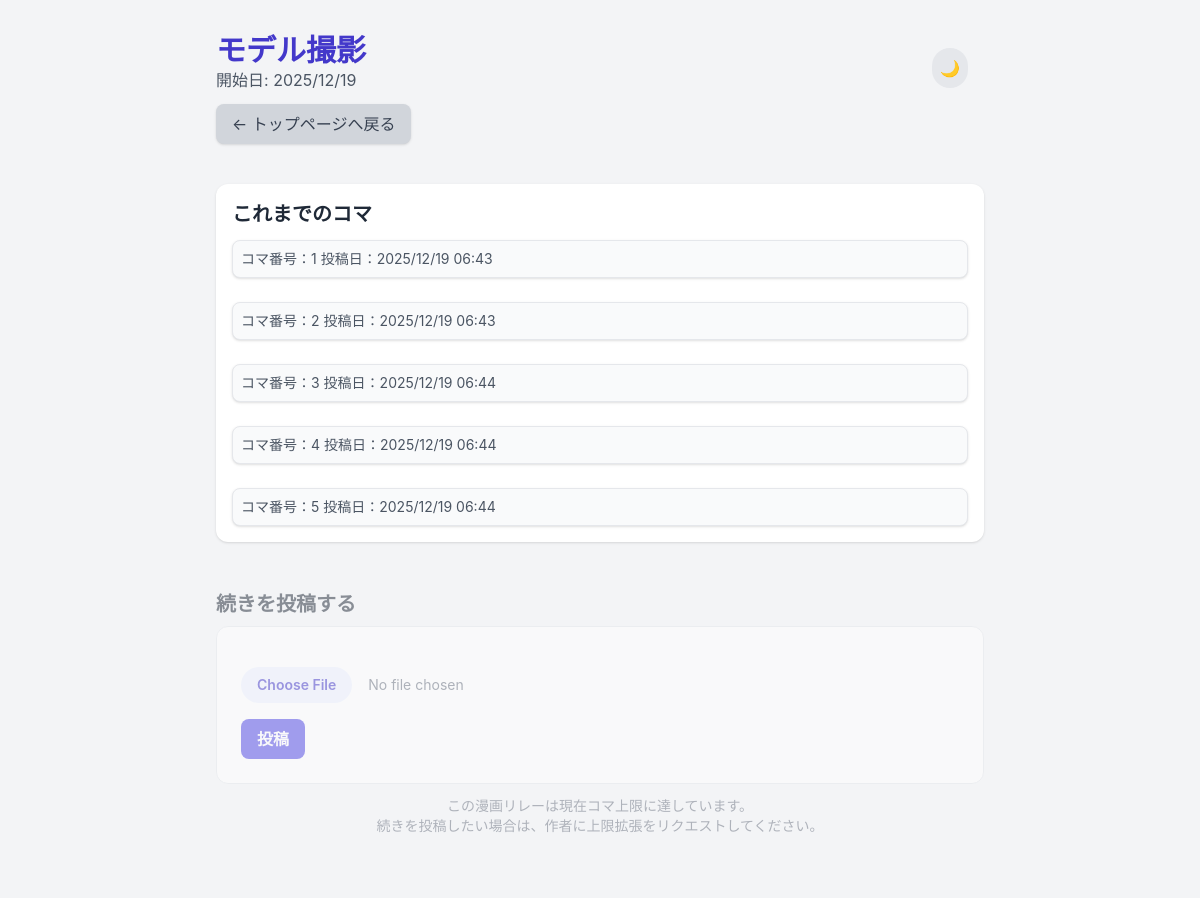
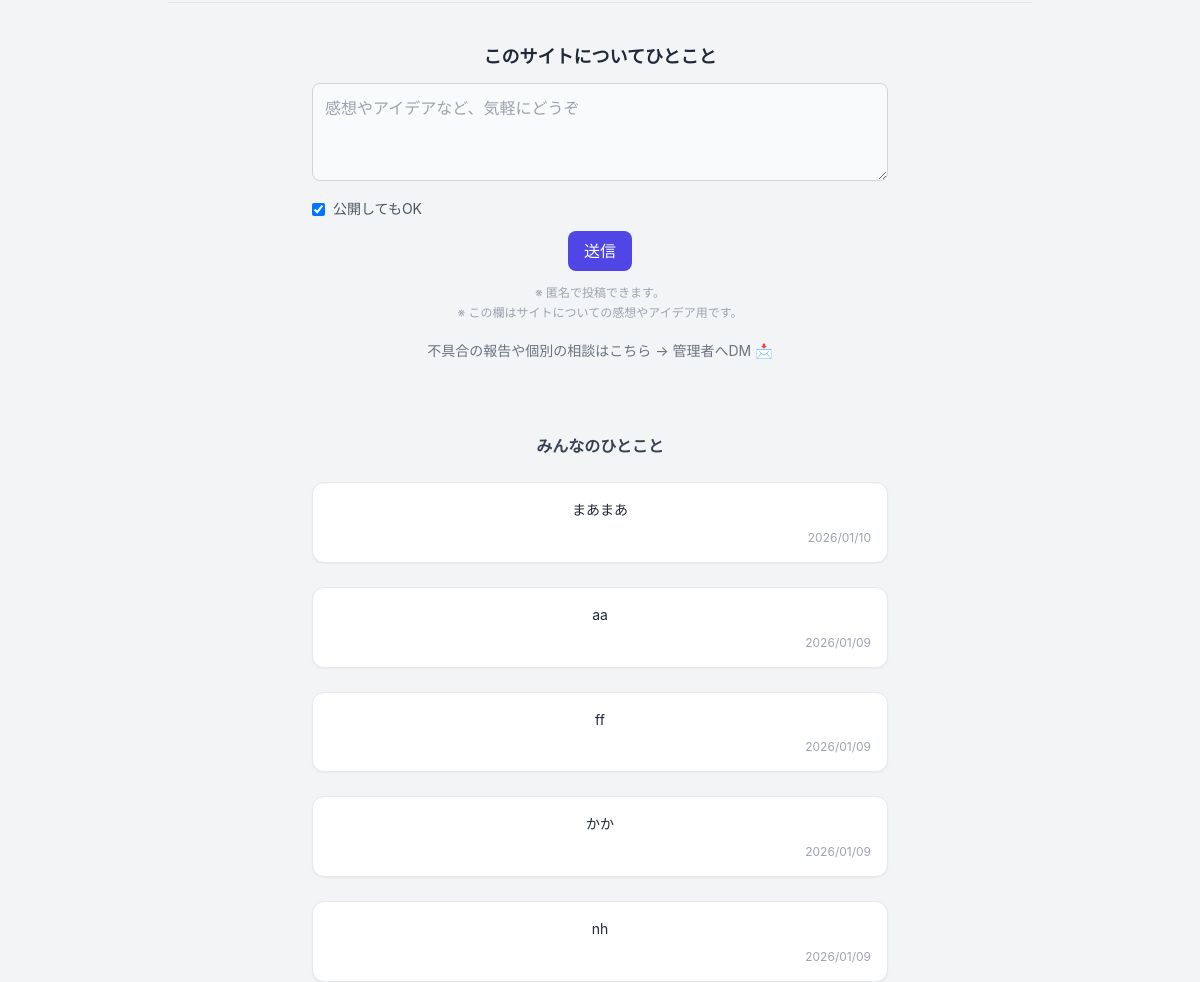
The app's page /comic/15 with its own data (2 pictures, top to bottom).
### app.py (models this page shows, shortened)
class Comic(db.Model):
    __tablename__ = 'comic'
    id = db.Column(db.Integer, primary_key=True)
    title = db.Column(db.String(100), default='無題の漫画リレー')
    started_at = db.Column(db.DateTime, default=datetime.utcnow)
    is_completed = db.Column(db.Boolean, default=False)
    is_deleted = db.Column(db.Integer, default=0, nullable=False)
    max_koma = db.Column(db.Integer, default=20)
    komas = db.relationship('Koma', backref='comic', lazy='dynamic')

class Koma(db.Model):
    __tablename__ = 'koma'
    id = db.Column(db.Integer, primary_key=True)
    comic_id = db.Column(db.Integer, db.ForeignKey('comic.id'), nullable=False)
    frame_number = db.Column(db.Integer, nullable=False)
    image_filename = db.Column(db.String(120), unique=True, nullable=False)
    posted_at = db.Column(db.DateTime, default=datetime.utcnow)
    is_deleted = db.Column(db.Integer, default=0, nullable=False)

class PublicComment(db.Model):
    __tablename__ = "public_comment"
    id = db.Column(db.Integer, primary_key=True)
    message = db.Column(db.Text, nullable=False)
    is_public = db.Column(db.Boolean, default=True)  # 公開 or 非公開
    admin_reply = db.Column(db.Text)
    created_at = db.Column(db.DateTime, default=datetime.utcnow)

### app.py (the view)
@app.route('/comic/<int:comic_id>')
def comic_detail(comic_id):
    comic = Comic.query.get_or_404(comic_id)
    komas = comic.komas.filter_by(
        is_deleted=0
    ).order_by(Koma.frame_number.asc()).all()
    koma_count = len(komas) # コマの数
    return render_template(
        'comic_detail.html',
        comic=comic,
        komas=komas,
        koma_count=koma_count
    )

### app.py (called while the page is built)
@app.context_processor
def inject_public_comments():
    comments = (
        PublicComment.query
        .filter_by(is_public=True)
        .order_by(PublicComment.created_at.desc())
        .limit(5)
        .all()
    )
    return dict(public_comments=comments)

### templates/comic_detail.html (shortened to what this page needs)
{% extends "base.html" %}
{% block content %}
<div class="max-w-3xl mx-auto">
  <header class="relative mb-10">
    <h1 class="text-3xl font-bold text-indigo-700 dark:text-[#C8A5FF]">{{ comic.title }}</h1>
    <p class="text-gray-600 dark:text-[#ABB6C6]">開始日: {{ comic.started_at.strftime('%Y/%m/%d') }}</p>
    <a href="{{ url_for('index') }}"
      class="inline-block mt-3 px-4 py-2 bg-gray-300 dark:bg-[#383C40] text-gray-700 dark:text-[#BFC9DD] rounded-lg shadow hover:bg-gray-400">
      ← トップページへ戻る
    </a>
    <button id="theme-toggle" class="absolute top-4 right-4
               p-2 rounded-full
               bg-gray-200 dark:bg-gray-700
               text-gray-800 dark:text-gray-200
               hover:scale-105 transition">
      🌙
    </button>
  </header>
  <section class="bg-white dark:bg-[#121212] p-4 rounded-xl shadow mb-6">
    <h2 class="text-xl font-bold mb-3 dark:text-gray-400">これまでのコマ</h2>
    <div class="space-y-6">
      {% for koma in komas %}
      <div class="border dark:border-[#414143] rounded-lg overflow-hidden bg-gray-50 shadow">
        <div class="p-2 text-gray-600 dark:text-gray-400 text-sm dark:bg-[#1F1F20]">
          コマ番号：{{ koma.frame_number }}
          投稿日：{{ koma.posted_at.strftime('%Y/%m/%d %H:%M') }}
        </div>
      </div>
      {% endfor %}
    </div>
  </section>
  {% set is_full = comic.max_koma is not none and koma_count >= comic.max_koma %}
  <section class="mt-12
    {% if is_full %}
      opacity-50 pointer-events-none
    {% endif %}
    ">
    <h2 class="text-xl font-bold mb-2 text-gray-800 dark:text-gray-200">
      続きを投稿する
    </h2>
    <div class="
    rounded-xl p-6 border
    bg-white
    dark:bg-[#121212]
    border-gray-200
    dark:border-[#414143]
    transition
  ">
      <form action="{{ url_for('post_frame') }}" method="POST" enctype="multipart/form-data" class="space-y-4">
        <input type="file" name="file" required class="block w-full text-sm text-gray-500
               file:mr-4 file:py-2 file:px-4
               file:rounded-full file:border-0
               file:text-sm file:font-semibold
               file:bg-indigo-50 dark:file:bg-[#262C3F] file:text-indigo-700 dark:file:text-[#C8A5FF]
               hover:file:bg-indigo-100 hover:cursor-pointer file:hover:cursor-pointer">
        <button type="submit" class="px-4 py-2 rounded-lg font-semibold
               bg-indigo-600 text-white
               hover:bg-indigo-700 transition">
          投稿
        </button>
      </form>
    </div>
    {% if is_full %}
    <p class="mt-3 text-sm text-gray-500 text-center">
      この漫画リレーは現在コマ上限に達しています。<br>
      続きを投稿したい場合は、作者に上限拡張をリクエストしてください。
    </p>
    {% endif %}
  </section>
</div>
{% endblock %}

### templates/base.html (shortened to what this page needs)
<!DOCTYPE html>
<html lang="ja">
<head>
  <script src="https://cdn.tailwindcss.com"></script>
</head>
<body class="min-h-screen pt-4 pl-4 pr-4 md:pt-8 md:pl-8 md:pr-8 transition-colors duration-300
         bg-gray-100 dark:bg-[#232325]
         text-gray-800 dark:text-gray-200">
  {% block content %}{% endblock %}
  <footer class="max-w-4xl mx-auto mt-16 px-4 text-center">
    {% if not hide_dm_link %}
    <div class="border-t pt-10 pb-6">
      <div class="max-w-xl mx-auto">
        <h3 class="text-lg font-bold mb-3 text-gray-800 dark:text-gray-100">
          このサイトについてひとこと
        </h3>
        <form action="{{ url_for('footer_comment') }}" method="POST" class="space-y-3">
          <textarea name="message" rows="3" required placeholder="感想やアイデアなど、気軽にどうぞ" class="w-full p-3 rounded-lg border
                 bg-gray-50 dark:bg-gray-800
                 text-gray-800 dark:text-gray-100
                 border-gray-300 dark:border-gray-700
                 focus:outline-none focus:ring-2 focus:ring-indigo-500"></textarea>
          <label class="flex items-center gap-2 text-sm text-gray-600 dark:text-gray-400">
            <input type="checkbox" name="is_public" checked>
            公開してもOK
          </label>
          <button type="submit" class="px-4 py-2 rounded-lg bg-indigo-600 text-white
                 hover:bg-indigo-700 transition">
            送信
          </button>
          <p class="text-xs text-gray-400 leading-relaxed">
            ※ 匿名で投稿できます。<br>
            ※ この欄はサイトについての感想やアイデア用です。<br>
          </p>
        </form>
        <div class="mt-4">
          <a href="{{ url_for('admin_dm') }}" class="inline-flex items-center gap-1 text-sm
                  text-gray-500 hover:text-indigo-600 transition">
            不具合の報告や個別の相談はこちら → 管理者へDM
            <span>📩</span>
          </a>
        </div>
      </div>
    </div>
    <div class="mt-12 max-w-xl mx-auto space-y-6">
      <h4 class="text-md font-semibold text-gray-700 dark:text-gray-300">
        みんなのひとこと
      </h4>
      {% if public_comments %}
      {% for c in public_comments %}
      <div class="
        p-4 rounded-xl
        bg-white dark:bg-gray-900
        border border-gray-200 dark:border-gray-700
        shadow-sm
        space-y-2
      ">
        <p class="text-sm text-gray-800 dark:text-gray-100 leading-relaxed">
          {{ c.message }}
        </p>
        <div class="text-xs text-gray-400 text-right">
          {{ c.created_at.strftime('%Y/%m/%d') }}
        </div>
      </div>
      {% endfor %}
      {% else %}
      <p class="text-sm text-gray-400">
        まだコメントはありません。
      </p>
      {% endif %}
    </div>
    {% endif %}
  </footer>
</body>
</html>

### templates/base.html (style rules this page uses)
body { font-family: 'Inter', sans-serif; }

### records on screen
Comic: title "モデル撮影", started_at "2025/12/19"
Koma: frame_number "1", posted_at "2025/12/19 06:43"
Koma: frame_number "2", posted_at "2025/12/19 06:43"
Koma: frame_number "3", posted_at "2025/12/19 06:44"
Koma: frame_number "4", posted_at "2025/12/19 06:44"
Koma: frame_number "5", posted_at "2025/12/19 06:44"
PublicComment: message "まあまあ", created_at "2026/01/10"
PublicComment: message "aa", created_at "2026/01/09"
PublicComment: message "ff", created_at "2026/01/09"
PublicComment: message "かか", created_at "2026/01/09"
PublicComment: message "nh", created_at "2026/01/09"
